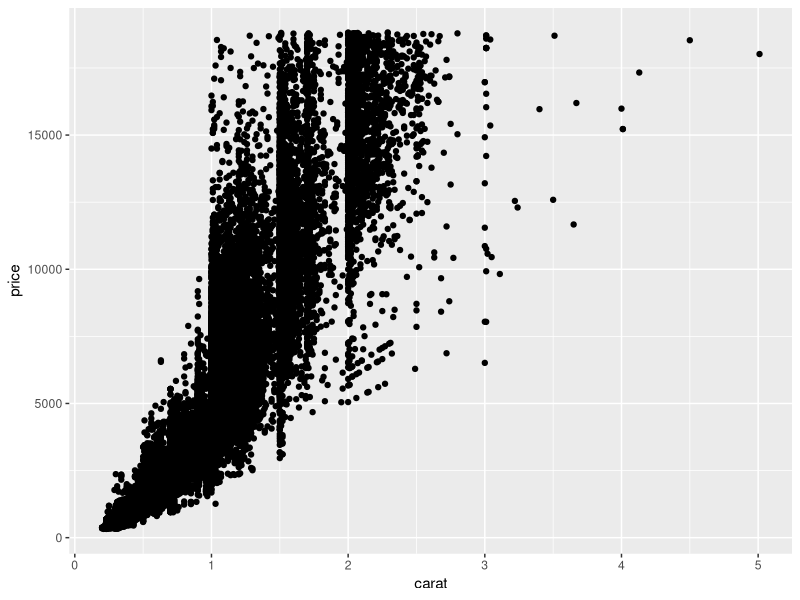
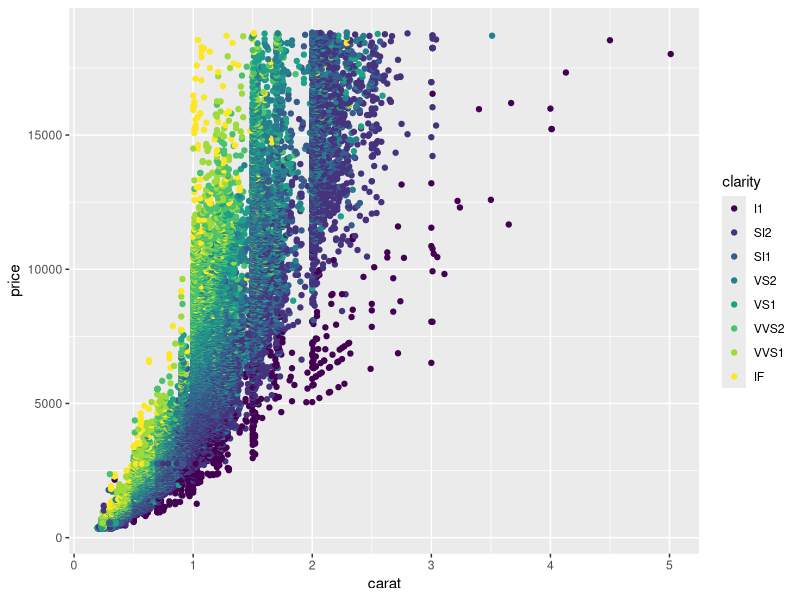
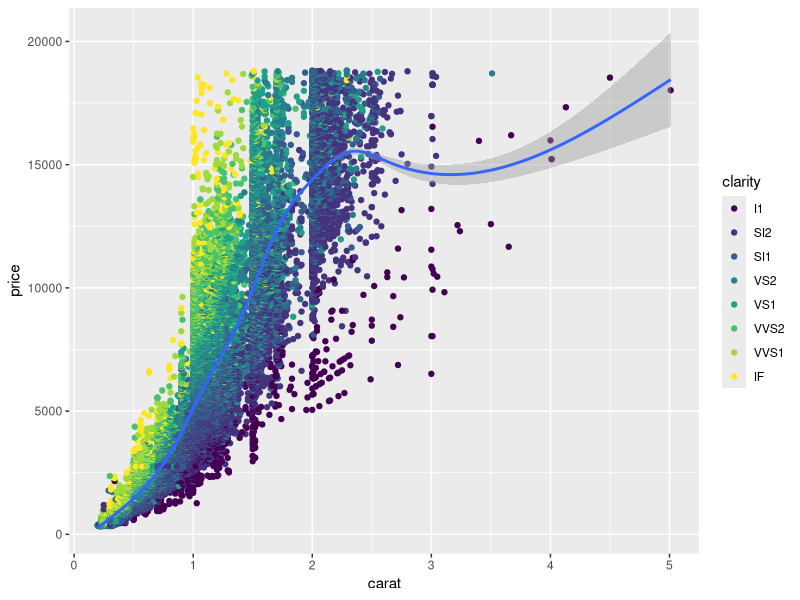
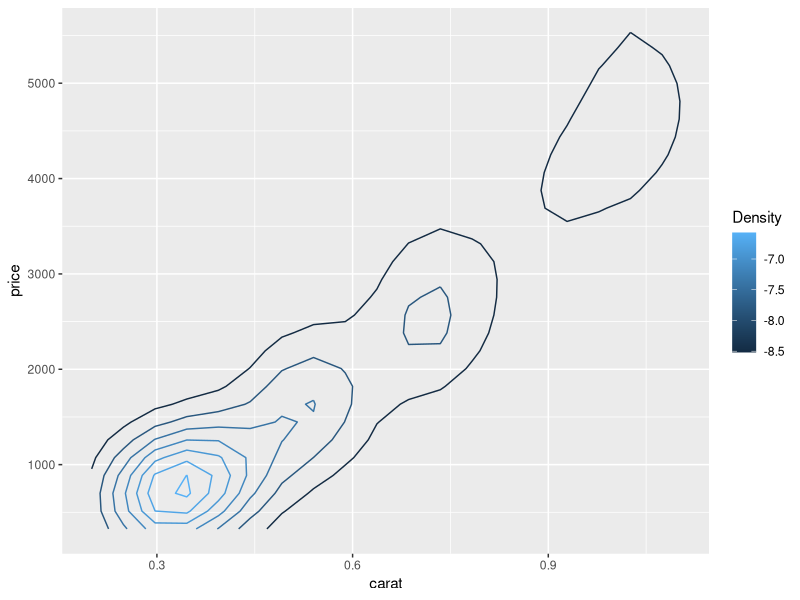
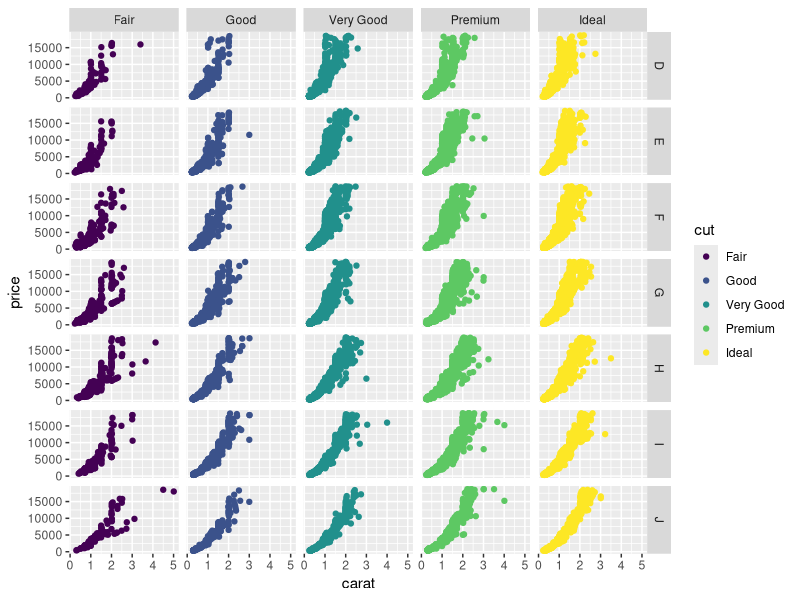
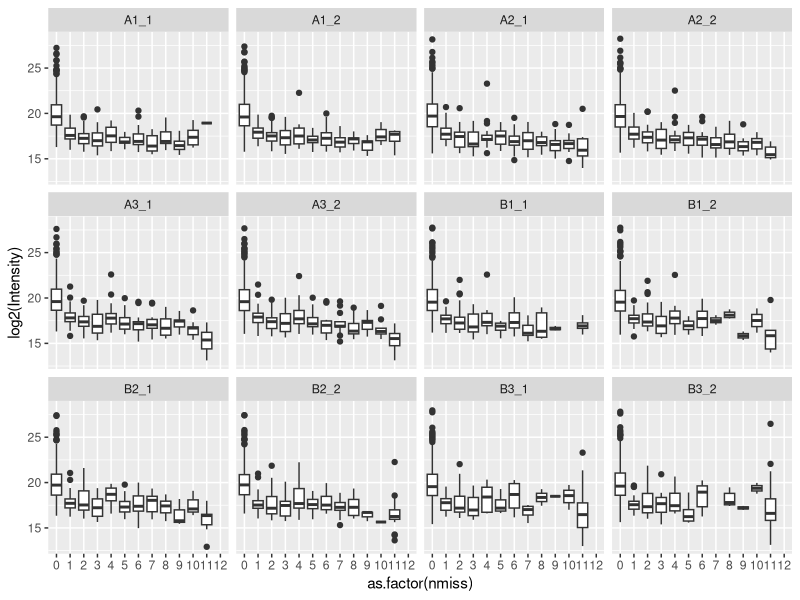

Write the R code that produced these figures, in order.
## ---- chunk 1
library(ggplot2)
data(diamonds)
### <b>
ggplot(diamonds)+geom_point(aes(x=carat,y=price))
### </b>
## ---- chunk 2
library(ggplot2)
data(diamonds)
ggplot(diamonds,aes(x=carat,y=price))+geom_point(aes(color=clarity))
## ---- chunk 3
library(ggplot2)
data(diamonds)
ggplot(data=diamonds,aes(x=carat,y=price))+geom_point(aes(color=clarity))+stat_smooth(method="gam",formula=y ~ s(x, bs = "cs"))
## ---- chunk 4
library(ggplot2)
p<-ggplot(data=diamonds,aes(x=carat,y=price))
p+stat_density2d(aes(color=log(..level..)))+scale_color_continuous("Density")
## ---- chunk 5
help(stat_contour)
## ---- chunk 6
library(ggplot2)
p<-ggplot(data=diamonds,aes(x=carat,y=price))
p<-p+geom_point(aes(color=cut))
p+facet_grid(color~cut)
## ---- chunk 7
d<-read.csv("mqdata.csv")
head(d)
## ---- chunk 8
library(reshape2)
md=melt(d,id.vars=c("Protein","nmiss"),variable.name="Sample",value.name="Intensity")
head(md)
## ---- chunk 9
cmd=dcast(md,Protein+nmiss~Sample,value.var='Intensity')
head(cmd)
## ---- chunk 10
options(warn=-1)
suppressWarnings(ggplot(md,aes(x=as.factor(nmiss),y=log2(Intensity)))+geom_boxplot()+facet_wrap(~Sample))
